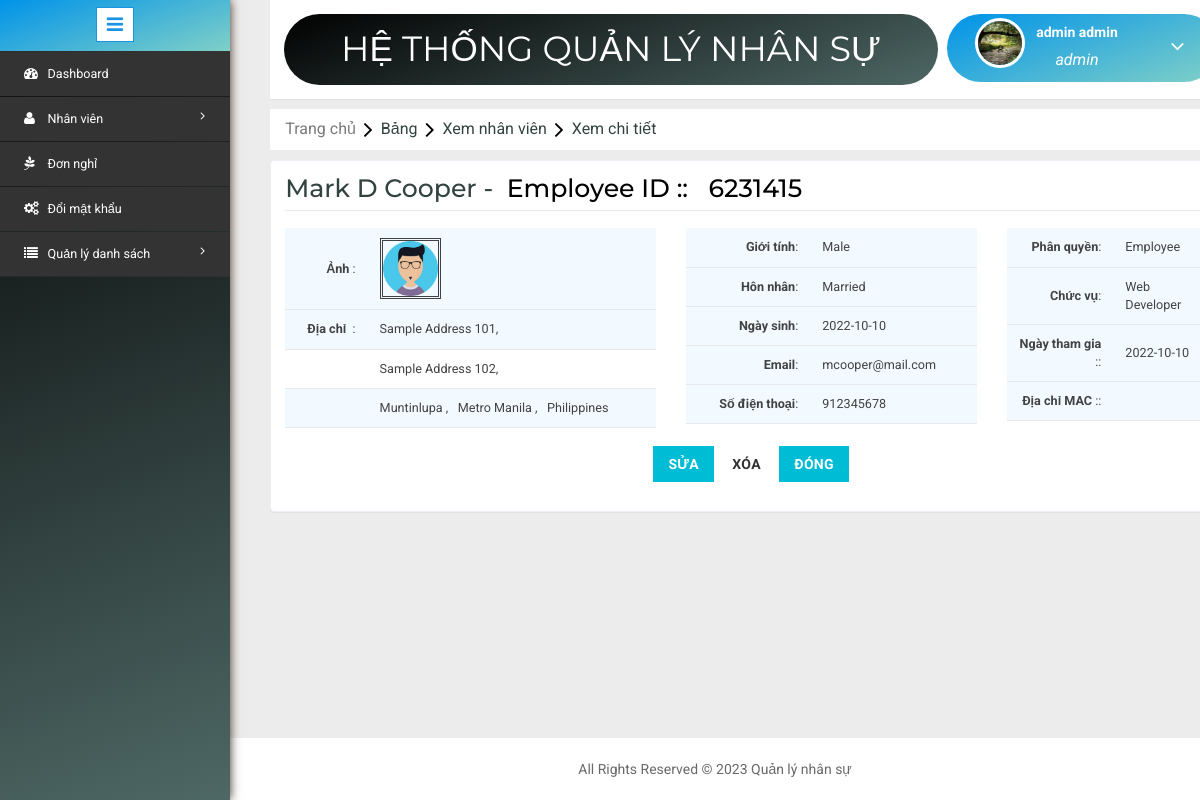
The app's page /detailview.php?employeeid=2 (signed in) with its own data.
### tables this page shows
CREATE TABLE `employee` (
  `EmpId` bigint(20) NOT NULL,
  `EmployeeId` varchar(11) NOT NULL,
  `FirstName` varchar(200) NOT NULL,
  `MiddleName` varchar(200) NOT NULL,
  `LastName` varchar(200) NOT NULL,
  `Birthdate` date NOT NULL,
  `Gender` int(10) NOT NULL,
  `Address1` varchar(500) NOT NULL,
  `Address2` varchar(500) NOT NULL,
  `Address3` varchar(500) NOT NULL,
  `CityId` int(11) NOT NULL,
  `Mobile` decimal(10,0) NOT NULL,
  `Email` varchar(200) NOT NULL,
  `Password` varchar(25) NOT NULL,
  `AadharNumber` varchar(25) NOT NULL,
  `MaritalStatus` int(11) NOT NULL,
  `PositionId` int(11) NOT NULL,
  `CreatedBy` bigint(20) NOT NULL,
  `CreatedDate` datetime NOT NULL,
  `ModifiedBy` bigint(20) DEFAULT NULL,
  `ModifiedDate` datetime DEFAULT NULL,
  `JoinDate` date NOT NULL,
  `LeaveDate` date DEFAULT NULL,
  `LastLogin` datetime DEFAULT NULL,
  `LastLogout` datetime DEFAULT NULL,
  `StatusId` int(11) NOT NULL,
  `RoleId` int(11) NOT NULL,
  `ImageName` varchar(1000) DEFAULT NULL,
  `MacAddress` varchar(25) NOT NULL
);

CREATE TABLE `city` (
  `CityId` int(11) NOT NULL,
  `StateId` int(11) NOT NULL,
  `Name` varchar(200) NOT NULL
);

CREATE TABLE `state` (
  `StateId` int(11) NOT NULL,
  `CountryId` int(11) NOT NULL,
  `Name` varchar(200) NOT NULL
);

CREATE TABLE `country` (
  `CountryId` int(11) NOT NULL,
  `Name` varchar(200) NOT NULL
);

CREATE TABLE `gender` (
  `GenderId` int(11) NOT NULL,
  `Name` varchar(15) NOT NULL
);

CREATE TABLE `maritalstatus` (
  `MaritalId` int(11) NOT NULL,
  `Name` varchar(100) NOT NULL
);

CREATE TABLE `role` (
  `RoleId` int(11) NOT NULL,
  `Name` varchar(200) NOT NULL
);

CREATE TABLE `position` (
  `PositinId` int(11) NOT NULL,
  `Name` varchar(200) NOT NULL
);

### detailview.php (the view, shortened to what this page needs)
<?php include('header.php'); ?>
<?php
	$dbs = new database();
	$db=$dbs->connection();
	$row = "";
	$gendern ="";
	$maritaln ="";
	$cityn ="";
	$staten ="";
	$countryn ="";
	$positionn = "";
	$rolen ="";
	if(isset($_GET['employeeid']))
	{
		$empid = $_GET['employeeid'];
		$view = mysqli_query($db,"select * from employee where EmpId='$empid'");
		$row = mysqli_fetch_assoc($view);
		$genderid = $row['Gender'];
		$gid = mysqli_query($db,"select * from gender where GenderId='$genderid'");
		$gendern = mysqli_fetch_assoc($gid);
		$maritalid = $row['MaritalStatus'];
		$mid = mysqli_query($db,"select * from maritalstatus where MaritalId='$maritalid'");
		$maritaln = mysqli_fetch_assoc($mid);
		$cityid = $row['CityId'];
		$cid = mysqli_query($db,"select * from city where CityId='$cityid'");
		$cityn = mysqli_fetch_assoc($cid);
		$stateid = $cityn['StateId'];
		$sid = mysqli_query($db,"select * from state where StateId='$stateid'");
		$staten = mysqli_fetch_assoc($sid);
		$countryid = $staten['CountryId'];
		$couid = mysqli_query($db,"select * from country where CountryId='$countryid'");
		$countryn = mysqli_fetch_assoc($couid);
		$positionid = $row['PositionId'];
		$pid = mysqli_query($db,"select * from position where PositinId='$positionid'");
		$positionn = mysqli_fetch_assoc($pid);
		$roleid = $row['RoleId'];
		$rid= mysqli_query($db,"select * from role where RoleId='$roleid'");
		$rolen = mysqli_fetch_assoc($rid);
	}
?>
<link rel="stylesheet" type="text/css" href="css/table-style.css" />
<ol class="breadcrumb" style="margin: 10px 0px ! important;">
    <li class="breadcrumb-item"><a href="Home.php">Trang chủ</a><i class="fa fa-angle-right"></i>Bảng<i class="fa fa-angle-right"></i>Xem nhân viên<i class="fa fa-angle-right"></i>Xem chi tiết</li>
</ol>
<form method="post">
<div class="validation-form" style="margin-top: 0;">
	<h2 style="text-transform: capitalize; margin: 0px;"><?php if($row) { echo $row['FirstName']."&nbsp;".$row['MiddleName']."&nbsp".$row['LastName'];} else { echo "Null"; } ?> -&nbsp;&nbsp;<font color="black"><?php if($row>0) { echo "Employee ID :: &nbsp;&nbsp;".$row['EmployeeId']; } else { echo "<b>Employee ID</b> :: &nbsp;&nbsp; Null"; }?></font></h2>
	<div class="row">
		<div class="col-md-5">
			<table>
				<tbody>
					<tr>
						<td rowspan="2" style="text-align: right;"><b>Ảnh</b>&nbsp;:</td>
						<td rowspan="2"><img src="image/<?php if($row) { echo $row['ImageName']; } else{ echo "Null"; }?>" style=" height: 61px; border: double;"></td>
					</tr>
				</tbody>
				<tbody>
					<tr>
						<td style="text-align: right;"><b>Địa chỉ</b> &nbsp;:</td>
						<td><?php if($row) { echo $row['Address1']; } else{ echo "Null"; }?>,</td>
					</tr>
					<tr>
						<td></td>
						<td><?php if($row) { echo $row['Address2']; } else{ echo "Null"; }?>,&nbsp;&nbsp;<?php if($row) { echo $row['Address3']; } else{ echo "Null"; }?></td>
					</tr>
					<tr>
						<td></td>
						<td><?php if($cityn) { echo ucfirst($cityn['Name']); } else{ echo "Null"; }?> ,&nbsp;&nbsp;&nbsp;<?php if($staten) { echo ucfirst($staten['Name']); } else{ echo "Null"; }?> ,&nbsp;&nbsp;&nbsp;<?php if($countryn) { echo ucfirst($countryn['Name']); } else{ echo "Null"; }?></td>
					</tr>
				</tbody>
			</table>
		</div>
		<div class="col-md-4">
			<table>
				<tbody>
					<tr>
						<td style="text-align: right;"><b>Giới tính</b>:</td>
						<td><?php if($gendern) { echo ucfirst($gendern['Name']); } else{ echo "Null"; }?></td>
					</tr>
				</tbody>
				<tbody>
					<tr>
						<td style="text-align: right;"><b>Hôn nhân</b>:</td>
						<td><?php if($maritaln) { echo $maritaln['Name']; } else{ echo "Null"; }?></td>
					</tr>
				</tbody>
				<tbody>
					<tr>
						<td style="text-align: right;"><b>Ngày sinh</b>:</td>
						<td><?php if($row) { echo $row['Birthdate']; } else{ echo "Null"; }?></td>
					</tr>
				</tbody>
				<tbody>
					<tr>
						<td style="text-align: right;"><b>Email</b>:</td>
						<td><?php if($row) { echo $row['Email']; } else{ echo "Null"; }?></td>
					</tr>
				</tbody>
				<tbody>
					<tr>
						<td style="text-align: right;"><b>Số điện thoại</b>:</td>
						<td><?php if($row) { echo $row['Mobile']; } else{ echo "Null"; }?></td>
					</tr>
				</tbody>
			</table>
		</div>
		<div class="col-md-3">
			<table>
				<tbody>
					<tr>
						<td style="text-align: right;"><b>Phân quyền</b>:</td>
						<td><?php if($rolen) { echo ucfirst($rolen['Name']); } else{ echo "Null"; }?></td>
					</tr>
				</tbody>
				<tbody>
					<tr>
						<td style="text-align: right;"><b>Chức vụ</b>:</td>
						<td><?php if($positionn) { echo $positionn['Name']; } else{ echo "Null"; }?></td>
					</tr>
				</tbody>
				<tbody>
					<tr>
						<td style="text-align: right;"><b>Ngày tham gia</b> ::</td>
						<td><?php if($row) { echo $row['JoinDate']; } else{ echo "Null"; }?></td>
					</tr>
				</tbody>
				<tbody>
					<tr>
						<td style="text-align: right;"><b>Địa chỉ MAC</b> ::</td>
						<td><?php if($row) { echo $row['MacAddress']; } else{ echo "Null"; }?></td>
					</tr>
				</tbody>
			</table>
		</div>
	</div>
	<div class="row" style="text-align: center; margin-top: 2%;">
		<div class="col-md-12 form-group">
            <button type="submit" name="edit" class="btn btn-primary">Sửa</button>
            <button type="submit" name="delete" class="btn btn-default">Xóa</button>
            <button type="submit" name="close" class="btn btn-primary">Đóng</button>
        </div>
	</div>
</div>
</form>
<?php include('footer.php'); ?>

### header.php (shortened to what this page needs)
<!DOCTYPE HTML>
<html>
<head>
<link href="css/bootstrap.min.css" rel='stylesheet' type='text/css' />
<link href="css/style.css" rel='stylesheet' type='text/css' />
<link rel="stylesheet" href="css/morris.css" type="text/css"/>
<link href="css/font-awesome.css" rel="stylesheet">
<link rel="stylesheet" href="css/icon-font.min.css" type='text/css' />
<link rel="stylesheet" type="text/css" href="dp/jquery.datetimepicker.css"/>
</head>
<body>
   <div class="page-container">
<div class="left-content">
	   <div class="mother-grid-inner">
				<div class="header-main">
					<div style="padding: 1.15em; margin-right: 0%; width: 70%;" class="logo-w3-agile">
						<h1 clas><a href="index.php">Hệ thống quản lý nhân sự</a></h1>
					</div>
						<div class="profile_details w3l" style="float: right; width: 29%;">
								<ul>
									<li class="dropdown profile_details_drop">
										<a href="#" class="dropdown-toggle" data-toggle="dropdown" aria-expanded="false">
											<div class="profile_img">
												<span class="prfil-img"><img src="image/<?php echo $_SESSION['User']['ImageName']?>" alt=""> </span>
												<div class="user-name">
													<p><?php echo $_SESSION['User']['FirstName']."&nbsp;".$_SESSION['User']['LastName']; ?></p>
													<span><?php echo $_SESSION['role']['Name']; ?></span>
												</div>
												<i class="fa fa-angle-down"></i>
												<div class="clearfix"></div>
											</div>
										</a>
									</li>
								</ul>
							</div>
				</div>

### footer.php (shortened to what this page needs)
<div style="margin-top: -20px;" class="copyrights">
	 <p>All Rights Reserved © <?= date("Y") ?> Quản lý nhân sự </p>
</div>
</div>
</div>
				<div class="sidebar-menu">
					<header class="logo1">
						<a href="#" class="sidebar-icon"> <span class="fa fa-bars"></span> </a>
					</header>
                           <div class="menu">
									<ul id="menu" >
										<li><a href="home.php"><i class="fa fa-tachometer"></i> <span>Dashboard	</span><div class="clearfix"></div></a></li>
										<li><a href="#"><i class="fa fa-user"></i><span>Nhân viên</span><span class="fa fa-angle-right" style="float: right"></span><div class="clearfix"></div></a>
										</li>
										<li><a href="leaverequest.php"><i class="fa fa-pagelines"></i><span>Đơn nghỉ</span></a>
										</li>
							        	<li id="menu-academico" ><a href="changepassword.php"><i class="fa fa-cogs"></i><span>Đổi mật khẩu</span></a>
									 	</li>
										<li><a href="#"><i class="fa fa-list"></i><span>Quản lý danh sách</span> <span class="fa fa-angle-right" style="float: right"></span><div class="clearfix"></div></a>
										</li>
								  </ul>
								</div>
							  </div>
							</div>
</body>
</html>

### css/table-style.css (style rules this page uses)
table { background: white; border-collapse: collapse; margin: 1.25em 0 0; width: 100%; }
table tr, table th, table td { border: none; border-bottom: 1px solid #e8e8e8; font-size: .95em; }
table th, table td { padding: 10px 12px; text-align: left; }
table tr td { background: #f3faff; color: #424242; }
table tr:nth-of-type(2n+2) td { background: #ffffff; }
table { width: 100%; }

### records on screen
employee: FirstName "Mark", MiddleName "D", LastName "Cooper", EmployeeId "6231415", ImageName (picture), Address1 "Sample Address 101", Address2 "Sample Address 102", Birthdate "2022-10-10", Email "mcooper@mail.com", Mobile "912345678", JoinDate "2022-10-10"
city: Name "Muntinlupa"
state: Name "Metro Manila"
country: Name "Philippines"
gender: Name "Male"
maritalstatus: Name "Married"
role: Name "Employee"
position: Name "Web Developer"

### other values on screen
$_SESSION['User']['FirstName'] "admin"
$_SESSION['User']['LastName'] "admin"
$_SESSION['role']['Name'] "admin"
